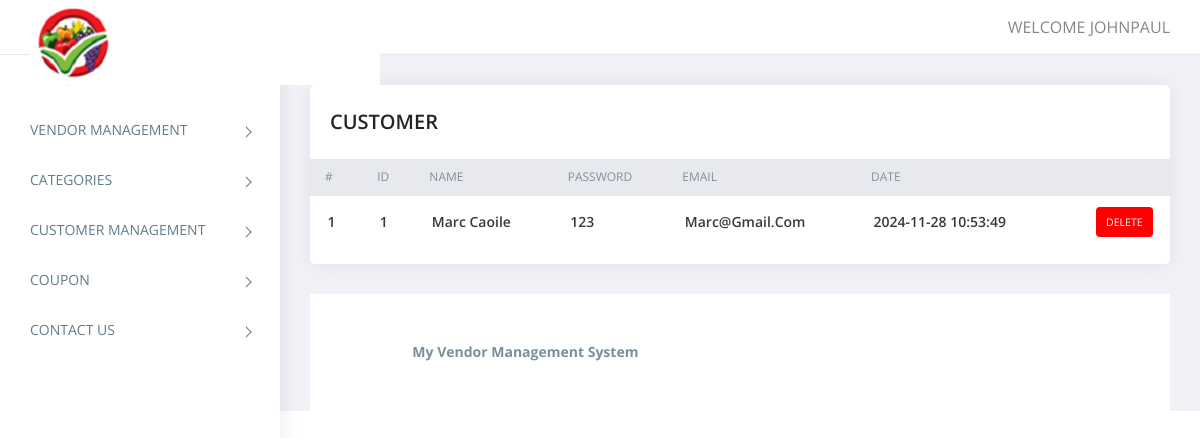
Page /users.php (signed in) on the committed database.
### tables this page shows
CREATE TABLE IF NOT EXISTS `tbl_member` (
  `id` int NOT NULL AUTO_INCREMENT,
  `username` varchar(255) NOT NULL,
  `password` varchar(50) NOT NULL,
  `email` varchar(50) NOT NULL,
  `create_at` datetime NOT NULL,
  PRIMARY KEY (`id`)
);

### users.php (the view, shortened to what this page needs)
<?php
require('top.inc.php');
$sql="select * from tbl_member order by id desc";
$res=mysqli_query($con,$sql);
?>
<div class="content pb-0">
	<div class="orders">
	   <div class="row">
		  <div class="col-xl-12">
			 <div class="card">
				<div class="card-body">
				   <h4 class="box-title">CUSTOMER </h4>
				</div>
				<div class="card-body--">
				   <div class="table-stats order-table ov-h">
					  <table class="table ">
						 <thead>
							<tr>
							   <th class="serial">#</th>
							   <th>ID</th>
							   <th>Name</th>
							   <th>Password</th>
							   <th>Email</th>
						       <th>Date</th>
							   <th></th>
							</tr>
						 </thead>
						 <tbody>
							<?php
							$i=1;
							while($row=mysqli_fetch_assoc($res)){?>
							<tr>
							   <td class="serial"><?php echo $i?></td>
							   <td><?php echo $row['id']?></td>
							   <td><?php echo $row['username']?></td>
							   <td><?php echo $row['password']?></td>
							   <td><?php echo $row['email']?></td>
							   <td><?php echo $row['create_at']?></td>
							   <td>
								<?php
								echo "<span class='badge badge-delete'><a href='?type=delete&id=".$row['id']."'>Delete</a></span>";
								?>
							   </td>
							</tr>
							<?php } ?>
						 </tbody>
					  </table>
				   </div>
				</div>
			 </div>
		  </div>
	   </div>
	</div>
</div>
<?php
require('footer.inc.php');
?>

### assets/css/style.css (style rules this page uses)
body { display: table; font-family: open sans, sans-serif; font-size: 16px; width: 100% }
a, button { text-decoration: none; outline: none!important; color: #878787; -webkit-transition: all .25s ease; transition: all .25s ease }
h1, h2, h3, h4, h5, h6 { margin: 0 }
.pb-0 { padding-bottom: 0 }
.ov-h { overflow: hidden }
.order-table { position: relative }
.order-table:after, .order-table:before { content: ""; position: absolute; top: 0; height: 37px; width: 10px; background: #e8e9ef }
.order-table:after { right: -1px }
.order-table:before { left: -1px }
.order-table tr th { background: #e8e9ef }
.order-table tr td:last-child, .order-table tr th:last-child { text-align: right }
.order-table tr:last-child td { border: none }
.order-table .badge { color: #fff; padding: 10px; text-transform: uppercase; font-weight: 400 }
.order-table .badge-delete { background: #FF0000 }
.content { float: left; padding: 1.875em; width: 100% }
.card { margin-bottom: 1.875em; border-radius: 5px; padding: 0; border: 0 solid transparent; -webkit-box-shadow: 0 0 20px rgba(0, 0, 0, .08); box-shadow: 0 0 20px rgba(0, 0, 0, .08) }
.card .box-title { font-weight: 600; font-size: 20px; padding: 5px 0 }
.card .card-body { float: left; padding: 1.25em; position: relative; width: 100% }
.card h4 { font-size: 1.1rem }
.table-stats table { font-family: open sans }
.table-stats table th, .table-stats table td { border: none; border-bottom: 1px solid #e8e9ef; color: #868e96; font-size: 12px; font-weight: 400; padding: .75em 1.25em; text-transform: uppercase }
.table-stats table td { color: #343a40; font-size: 14px; font-weight: 600; text-transform: capitalize; vertical-align: middle }
@media (max-width:1368px) { .card-body { padding: 15px } }
.badge a { color:#fff; }

### rows in the picture
tbl_member: id "1", username "Marc Caoile", password "123", email "Marc@gmail.com", create_at "2024-11-28 10:53:49"

### other values in the picture
$_SESSION['ADMIN_USERNAME'] "JOHNPAUL"
